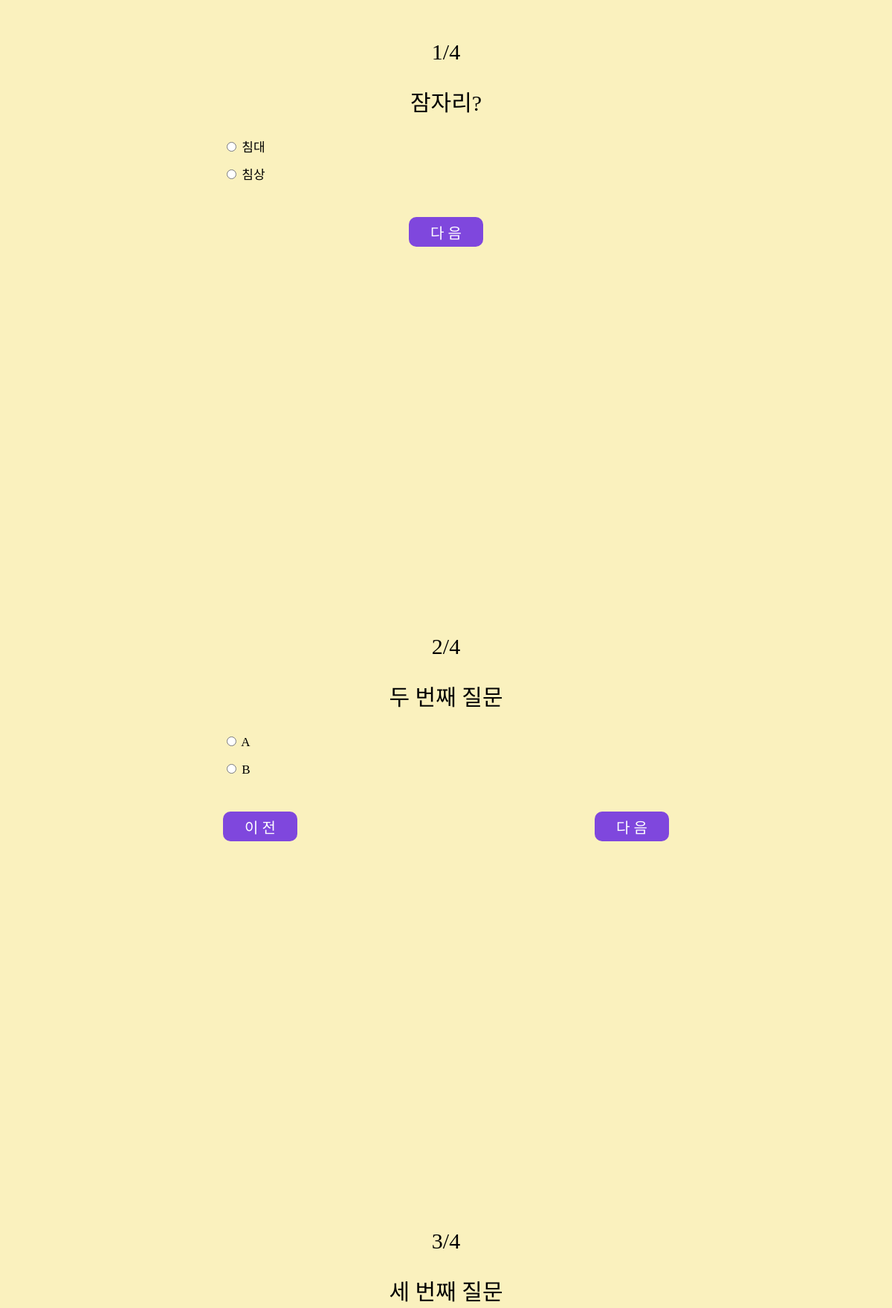
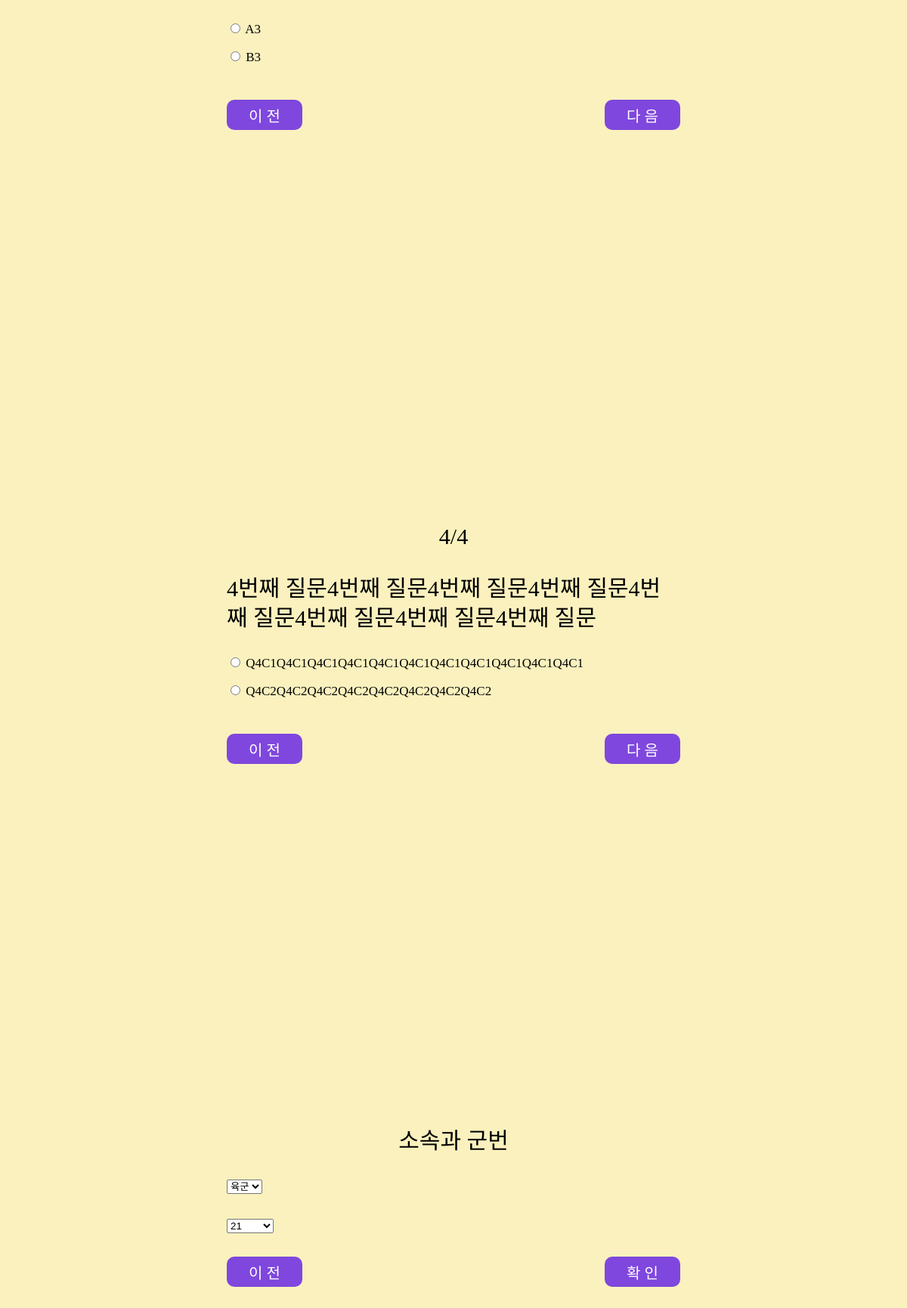
Screenshot of /form/ with the database file from the repository (2 pictures, top to bottom).
### main/models.py (models this page shows, shortened)
class Question(models.Model):
    number = models.IntegerField(unique=True)
    content = models.CharField(max_length=100)

class Choice(models.Model):
    content = models.CharField(max_length=100)
    intensity = models.IntegerField(default=0)
    question = models.ForeignKey(to='main.Question', on_delete=models.CASCADE)

### main/views.py (the view)
# urls.py: path('form/', views.form, name='form'),
def form(request):
    questions = Question.objects.all()
    questions_count = Question.objects.count()
    context = {
        'questions':questions,
        'questions_count':questions_count,
    }
    return render(request, 'form.html', context)

### main/templates/form.html (shortened to what this page needs)
{% load static %}
<!DOCTYPE html>
<html class="no-js" lang="en">
    <head>
        <link rel="stylesheet" type="text/css" href="{% static 'css/reset.css' %}">
        <link rel="stylesheet" type="text/css" href="{% static 'css/form3.css' %}">
    </head>
<body>
    <section id="survey">
        <div class="wrapper">
            <form id="form" action="/result/" method='post'>
                {% for question in questions %}
                    <div class="test">
                        <div class="question_container">
                            <h3 class="number">{{question.number}}/{{questions_count}} </h3>
                            <h3 class="question">{{question.content}}</h3>
                        </div>
                        <div class="answer">
                            {% for choice in question.choice_set.all %}
                                <div>
                                    <input id="choice-{{choice.pk}}" type="radio" name="question-{{ question.number}}" value="{{choice.intensity}}">
                                    <label for="choice-{{choice.pk}}" for="">{{choice.content}}</label>
                                </div>
                            {% endfor %}
                        </div>
                        {% if not forloop.first %}
                        <div class="btn_wrap btn_sort">
                        {% else %}
                            <div class="btn_wrap">
                        {% endif %}
                        {% if not forloop.first %}
                                <button class="prev_btn">이 전</button>
                        {% endif %}
                                <button class="next_btn">다 음</button>
                            </div>
                        </div>
                {% endfor %}
                    <div class="test">
                        <div class="question_container">
                            <h2 class="question">소속과 군번</h2>
                        </div>
                        <div class="answer">
                            <select name="belong">
                              <option value="1">육군</option>
                            </select>
                        </div>
                        <div class="answer">
                            <select name="serial_num">
                              <option value="21">21</option>
                            </select>
                        </div>
                        <div class="btn_wrap btn_sort">
                                <button class="prev_btn">이 전</button>
                                <input type="submit" value="확 인" class="submit_btn"/>
                            </div>
                        </div>
                </div>
    </section>
</body>
</html>

### main/static/css/form3.css (style rules this page uses)
body { background-color: #FAF1BE; color: #000; overflow: hidden; font-family: "NEXON Lv1 Gothic OTF"; }
#survey { display: flex; justify-content: center; width: 100vw; height: 100vh; margin-top: 50px; }
.test { max-width: 600px; height: 100vh; }
.question_container { display: flex; flex-direction: column; align-items: center; font-size: 30px; line-height: 1.3; padding-bottom: 30px; }
.question_container .number { padding-bottom: 30px; }
.question_container .question { font-family: "GmarketSansBold"; }
.answer { font-size: 17px; line-height: 1.3; padding-bottom: 30px; }
.answer div { padding-bottom: 15px; }
.answer input { cursor: pointer; }
.btn_wrap { display: flex; justify-content: center; }
.btn_sort { justify-content: space-between; }
button, .submit_btn { font-family: "NEXON Lv1 Gothic OTF"; font-size: 20px; width: 100px; height: 40px; padding: 5px; border-style: none; border-radius: 10px; background-color: #7F47DD; color: #fff; cursor: pointer; }

### rows the page displays
Question: number "1", questions_count "4", content "잠자리?"
Choice: content "침대"
Choice: content "침상"
Question: number "2", questions_count "4", content "두 번째 질문", shows "이 전"
Choice: content "A"
Choice: content "B"
Question: number "3", questions_count "4", content "세 번째 질문", shows "이 전"
Choice: content "A3"
Choice: content "B3"
Question: number "4", questions_count "4", content "4번째 질문4번째 질문4번째 질문4번째 질문4번째 질문4번째 질문4번째 질문4번째 질문", shows "이 전"
Choice: content "Q4C1Q4C1Q4C1Q4C1Q4C1Q4C1Q4C1Q4C1Q4C1Q4C1Q4C1"
Choice: content "Q4C2Q4C2Q4C2Q4C2Q4C2Q4C2Q4C2Q4C2"
